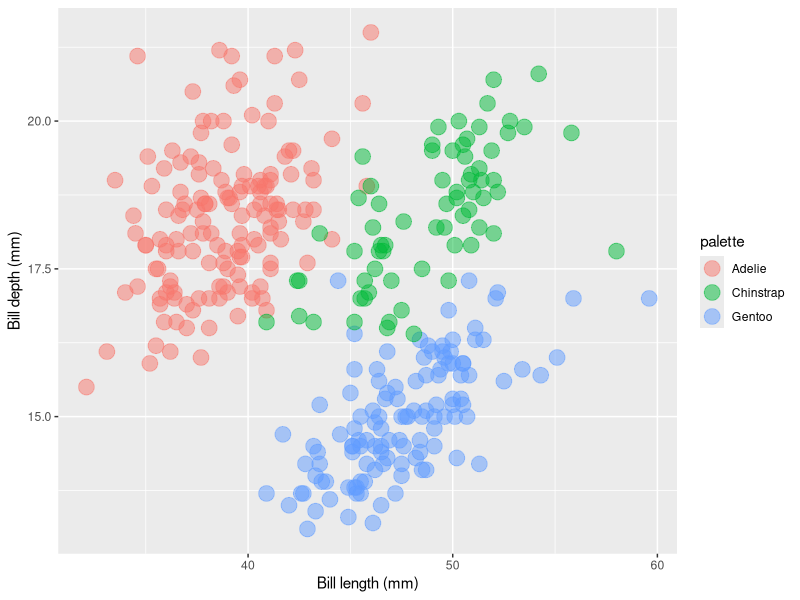

The R source for this figure:
library(tidyverse)
# install.packages("palmerpenguins") # Run this if you can't load the palmerpenguins library 
library(palmerpenguins)
pgs <- penguins %>% drop_na
head(pgs)

pgs %>% 
  ggplot() +
  geom_point(aes(x = bill_length_mm, y = bill_depth_mm, color = species),
             size =5, alpha = 0.5) +
  labs(x = "Bill length (mm)",
       y = "Bill depth (mm)",
       color = "palette")